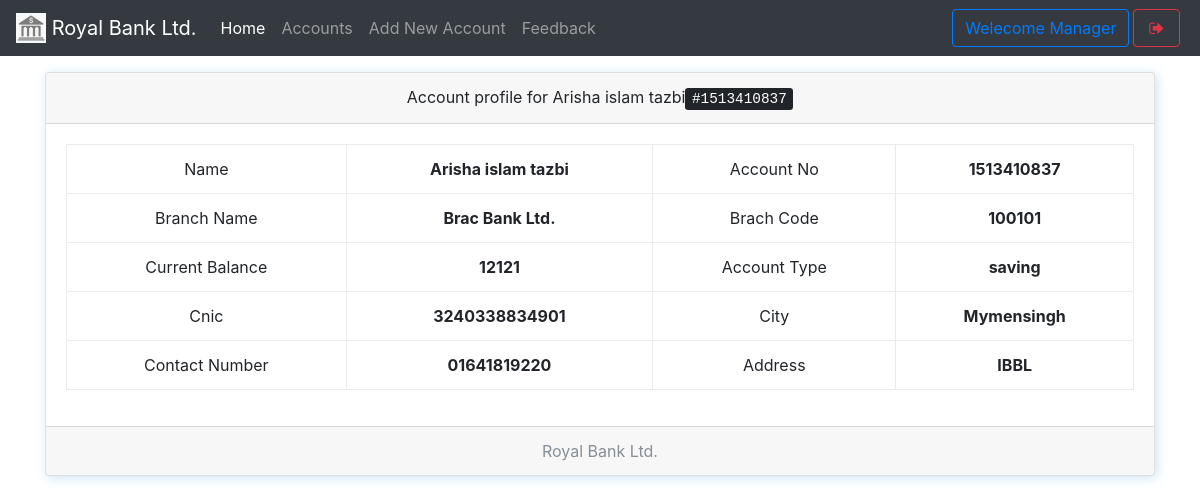
The page /show.php?id=7 (signed in) on the database its author committed.
### tables this page shows
CREATE TABLE `useraccounts` (
  `id` int(11) NOT NULL,
  `email` text NOT NULL,
  `password` text NOT NULL,
  `name` varchar(111) NOT NULL,
  `balance` varchar(111) NOT NULL,
  `cnic` varchar(111) NOT NULL,
  `number` varchar(111) NOT NULL,
  `city` varchar(111) NOT NULL,
  `address` varchar(111) NOT NULL,
  `source` varchar(111) NOT NULL,
  `accountNo` varchar(111) NOT NULL,
  `branch` varchar(111) NOT NULL,
  `accountType` varchar(111) NOT NULL,
  `date` timestamp NOT NULL DEFAULT current_timestamp(),
  `birth` date NOT NULL DEFAULT current_timestamp(),
  `nationality` varchar(200) NOT NULL,
  `occupation` varchar(200) NOT NULL,
  `authority` varchar(200) NOT NULL,
  `issued_state` varchar(200) NOT NULL,
  `district` varchar(200) NOT NULL,
  `nid_number` varchar(200) NOT NULL,
  `nname` varchar(200) NOT NULL,
  `nnid` varchar(200) NOT NULL,
  `issued_date` date NOT NULL DEFAULT current_timestamp(),
  `expiry_date` date NOT NULL DEFAULT current_timestamp(),
  `select_gender` varchar(200) NOT NULL DEFAULT 'gender'
);

CREATE TABLE `branch` (
  `branchId` int(11) NOT NULL,
  `branchNo` varchar(111) NOT NULL,
  `branchName` varchar(111) NOT NULL
);

### show.php (the view, shortened to what this page needs)
<!DOCTYPE html>
<html>
<head>
  <?php require 'assets/autoloader.php'; ?>
  <?php require 'assets/function.php'; ?>
</head>
<body style="background-size: 100%" class="bg-gradient-seconday">
<nav class="navbar navbar-expand-lg navbar-dark bg-dark fixed-top">
 <a class="navbar-brand" href="#">
    <img src="images/logo.png" style="object-fit:cover;object-position:center center" width="30" height="30" class="d-inline-block align-top" alt="">
   <?php echo bankname; ?>
  </a>
  <div class="collapse navbar-collapse" id="navbarSupportedContent">
    <ul class="navbar-nav mr-auto">
      <li class="nav-item ">
        <a class="nav-link active" href="mindex.php">Home <span class="sr-only">(current)</span></a>
      </li>
      <li class="nav-item ">  <a class="nav-link" href="maccounts.php">Accounts</a></li>
      <li class="nav-item ">  <a class="nav-link" href="maddnew.php">Add New Account</a></li>
      <li class="nav-item ">  <a class="nav-link" href="mfeedback.php">Feedback</a></li>
    </ul>
    <?php include 'msideButton.php'; ?>
  </div>
</nav><br><br><br>
<?php
  $array = $con->query("select * from useraccounts,branch where useraccounts.id = '$_GET[id]' AND useraccounts.branch = branch.branchId");
  $row = $array->fetch_assoc();
 ?>
<div class="container">
<div class="card w-100 text-center shadowBlue">
  <div class="card-header">
    Account profile for <?php echo $row['name'];echo "<kbd>#";echo $row['accountNo'];echo "</kbd>"; ?>
  </div>
  <div class="card-body">
    <table class="table table-bordered">
      <tbody>
        <tr>
          <td>Name</td>
          <th><?php echo $row['name'] ?></th>
          <td>Account No</td>
          <th><?php echo $row['accountNo'] ?></th>
        </tr><tr>
          <td>Branch Name</td>
          <th><?php echo $row['branchName'] ?></th>
          <td>Brach Code</td>
          <th><?php echo $row['branchNo'] ?></th>
        </tr><tr>
          <td>Current Balance</td>
          <th><?php echo $row['balance'] ?></th>
          <td>Account Type</td>
          <th><?php echo $row['accountType'] ?></th>
        </tr><tr>
          <td>Cnic</td>
          <th><?php echo $row['cnic'] ?></th>
          <td>City</td>
          <th><?php echo $row['city'] ?></th>
        </tr><tr>
          <td>Contact Number</td>
          <th><?php echo $row['number'] ?></th>
          <td>Address</td>
          <th><?php echo $row['address'] ?></th>
        </tr>
      </tbody>
    </table>
  </div>
  <div class="card-footer text-muted">
    <?php echo bankname; ?>
  </div>
</div>
</body>
</html>

### css/custom.css (style rules this page uses)
.shadowBlue { box-shadow: 2px 2px 11px #75b3e759 }

### rows shown on the page
useraccounts: name "Arisha islam tazbi", accountNo "1513410837", branch.branchName "Brac Bank Ltd.", branch.branchNo "100101", balance "12121", accountType "saving", cnic "3240338834901", city "Mymensingh", number "01641819220", address "IBBL"

### other values the page prints
bankname "Royal Bank Ltd."
